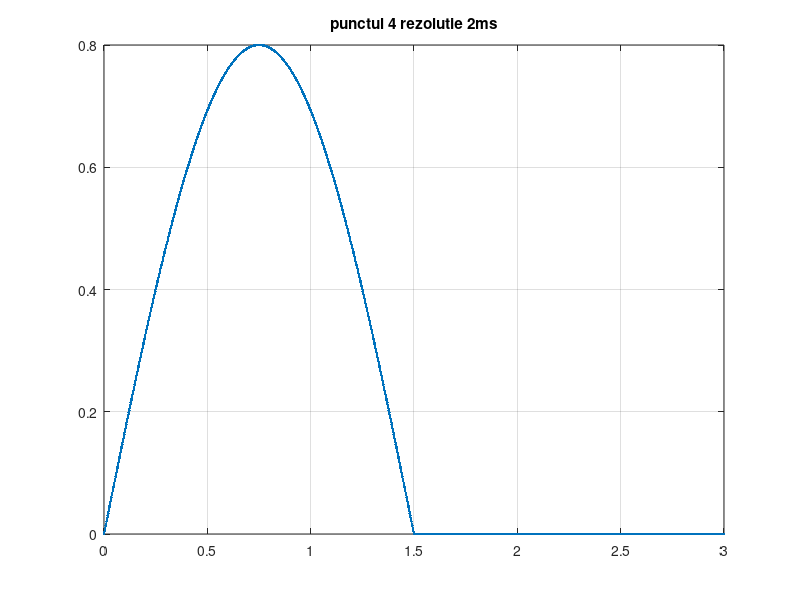
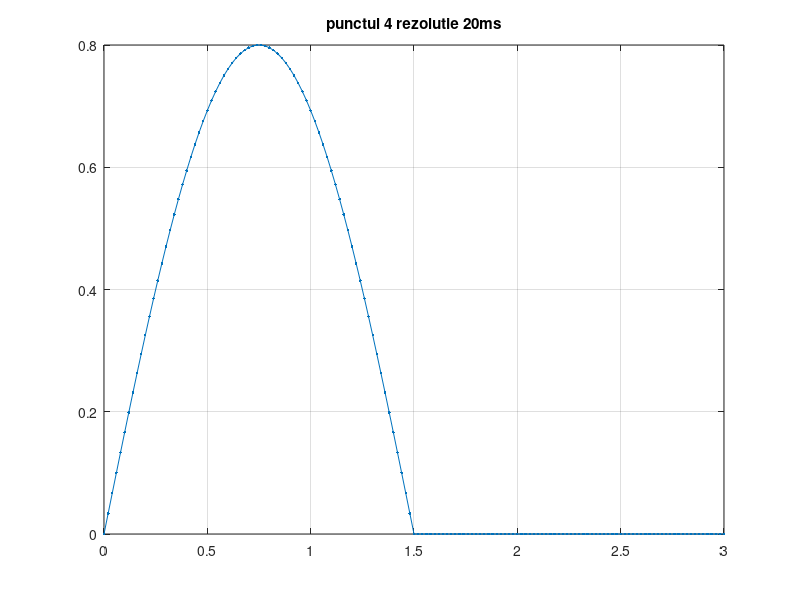
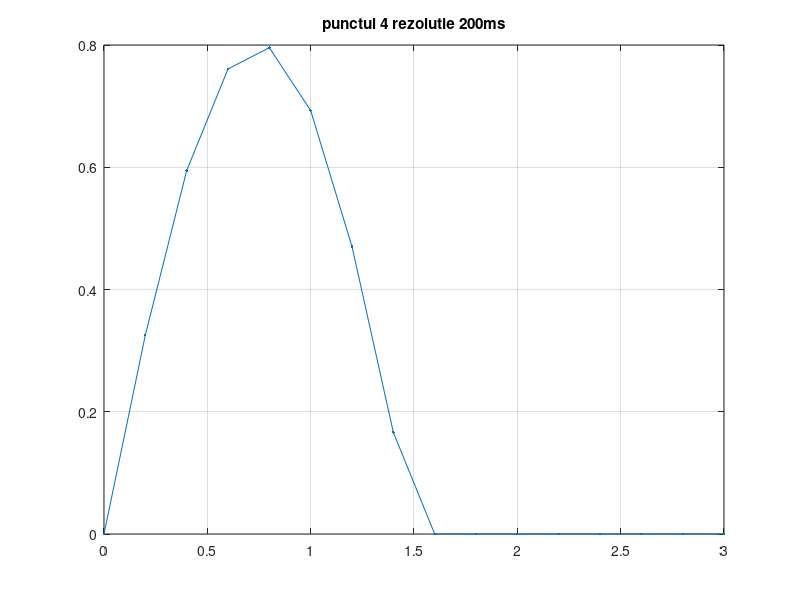

Write the MATLAB code that produced these figures, in order.

t1=0:0.002:3;
t2=0:0.02:3;
t3=0:0.2:3;
F=1/3;

s1=0.8*sin(2*pi*F*t1);
n1=length(s1);
for i=1:1:n1
    if s1(i)<0
        s1(i)=0;
   end
end

figure(1)
plot(t1,s1,'.-'),title('punctul 4 rezolutie 2ms'),grid

s2=0.8*sin(2*pi*F*t2);
n2=length(s2);
for i=1:1:n2
    if s2(i)<0
        s2(i)=0;
    end
end
figure(2)
plot(t2,s2,'.-'),title('punctul 4 rezolutie 20ms'),grid

s3=0.8*sin(2*pi*F*t3);
n3=length(s3);
for i=1:1:n3
    if s3(i)<0
        s3(i)=0;
    end
end
figure(3)
plot(t3,s3,'.-'),title('punctul 4 rezolutie 200ms'),grid